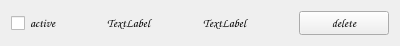
<?xml version="1.0" encoding="UTF-8"?>
<ui version="4.0">
 <class>FormSample</class>
 <widget class="QWidget" name="FormSample">
  <property name="geometry">
   <rect>
    <x>0</x>
    <y>0</y>
    <width>400</width>
    <height>46</height>
   </rect>
  </property>
  <property name="windowTitle">
   <string>Form</string>
  </property>
  <layout class="QHBoxLayout" name="horizontalLayout">
   <item>
    <widget class="QCheckBox" name="checkBox">
     <property name="font">
      <font>
       <family>Comic Sans MS</family>
       <weight>75</weight>
       <bold>true</bold>
      </font>
     </property>
     <property name="text">
      <string>active</string>
     </property>
    </widget>
   </item>
   <item>
    <widget class="QLabel" name="labelSampleName">
     <property name="font">
      <font>
       <family>Comic Sans MS</family>
       <weight>75</weight>
       <bold>true</bold>
      </font>
     </property>
     <property name="text">
      <string>TextLabel</string>
     </property>
    </widget>
   </item>
   <item>
    <widget class="QLabel" name="labelSampleInfo">
     <property name="font">
      <font>
       <family>Comic Sans MS</family>
       <weight>75</weight>
       <bold>true</bold>
      </font>
     </property>
     <property name="text">
      <string>TextLabel</string>
     </property>
    </widget>
   </item>
   <item>
    <widget class="QPushButton" name="pushButton">
     <property name="font">
      <font>
       <family>Comic Sans MS</family>
       <weight>75</weight>
       <bold>true</bold>
      </font>
     </property>
     <property name="text">
      <string>delete</string>
     </property>
    </widget>
   </item>
  </layout>
 </widget>
 <resources/>
 <connections/>
</ui>
